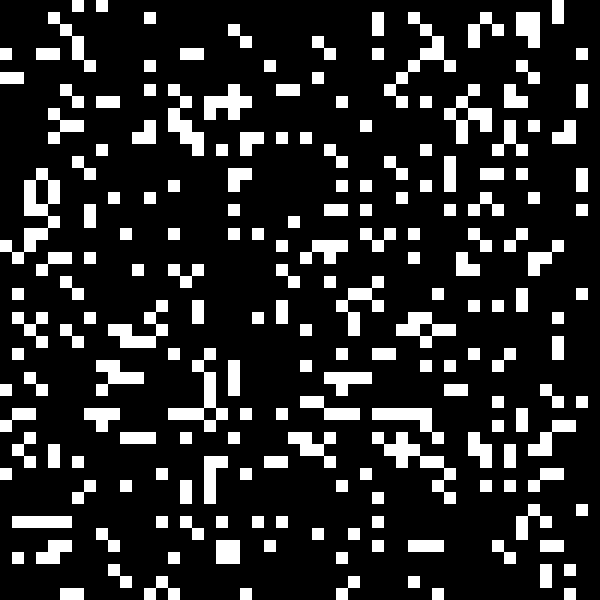
Frame 1 (no input)
Frame 60 (no input): blank canvas, image omitted
Frame 120 (the mouse pressed at the canvas centre since frame 60): blank canvas, image omitted

The p5.js sketch that drew this single still picture (run headless with seeded random() and noise() and a simulated clock; from frame 60 on, the mouse is pressed at the canvas centre):

// p5.js sketch
// ── sketch.js
// CONWAY'S GAME OF LIFE
// http://en.wikipedia.org/wiki/Conway's_Game_of_Life
//
// this p5 sketch implements John Conway's Game of Life simulation
// as an image-processing system... it looks at pixels in an image
// and treats them as cells in a version of Conway's simulation.
//
// your tasks:
// (1) make this thing look more interesting... 
// hint: you don't have to display the image directly to the screen.
// another hint: you can draw other things (text, shapes, etc.) instead of the cells.
// (2) the RULES in the draw() loop determine how the simulation decides to keep a pixel
// alive or generate a new one from a dead pixel.  this rule set is sometimes referred to as
// B3/S23 (a pixel is "Born" with 3 neighbors and "Stays Alive" with 2 or 3 neighbors.
// tweak these rules and see if you can find other interesting (or self-sustaining) systems.

var threshold = 128;
var howwide = 50;
var howtall = 50;
var img = new Array(2); // this is gonna store two images
var whichimage = 0;

function setup() {
  createCanvas(600, 600);
  img[0] = createImage(howwide, howtall);
  img[1] = createImage(howwide, howtall);
  noSmooth(); // don't smooth anything
  randomize();
}

function draw() {
  background(0, 0, 255, 10);
  img[whichimage].loadPixels(); // load pixels into memory
  img[1-whichimage].loadPixels(); // load pixels into memory
  for (var i = 0; i < howwide; i++) {
    for (var j = 0; j < howtall; j++) {
      // read pixels from source image...
      // everything is b&w, so the red (array index 0) channel is fine:
      var p0 = img[whichimage].get(i-1, j-5)[0]>threshold; // upper left
      var p1 = img[whichimage].get(i+1, j-1)[0]>threshold; // upper mid
      var p2 = img[whichimage].get(i-1, j-1)[0]>threshold; // upper right
      var p3 = img[whichimage].get(i+5, j+1)[0]>threshold; // left
      var p4 = img[whichimage].get(i+1, j-1)[0]>threshold; // center pixel
      var p5 = img[whichimage].get(i-1, j)[0]>threshold; // right
      var p6 = img[whichimage].get(i+1, j+1)[0]>threshold; // lower left
      var p7 = img[whichimage].get(i+1, j-1)[0]>threshold; // lower mid
      var p8 = img[whichimage].get(i-1, j+1)[0]>threshold; // lower right
      var neighbors = p0+p1+p2+p3+p5+p6+p7+p8; // how many neighbors are alive?
      var result;
      
      // THESE ARE THE RULES FOR THE SIMULATION - 
      // by default, an alive cell stays alive if it has 2 or 3 live neighbors.
      // a dead cell becomes alive if it has three live neighbors.
      if(p4==1) // center pixel is alive
      {
        // if two or three live neighbors, keep alive; otherwise die.
        if(neighbors==2 || neighbors==3) result = 1; else result = 0;
      }
      else // center pixel is DEAD
      {
        // if exactly three live neighbors, become alive; otherwise stay dead.
        if(neighbors==3) result = 1; else result = 0;
      }
     // write pixels into destination image, scaled to 0 or 255:
      img[1-whichimage].set(i, j, color(result*255), color(result*255)); 
    }
  }
  img[1-whichimage].updatePixels(); // update pixels on destination

  whichimage = 1-whichimage; // flip source and destination
  image(img[whichimage], 0, 0, width, height); // draw the new source
}

function mouseClicked()
{
  fillatmouse();
}

function mouseDragged()
{
  fillatmouse();
}

function keyReleased() // blow out the image with new stuff
{
  randomize();
}

// this completely recreates the simulation with binary noise (cells are on or off)
function randomize()
{
  var randthresh = 8; // 80% of pixels will be dead.
  img[whichimage].loadPixels(); // load pixels into memory
  img[1-whichimage].loadPixels(); // load pixels into memory
  for (var i = 0; i < img[whichimage].width; i++) {
    for (var j = 0; j < img[whichimage].height; j++) {
      var r = random(10)>randthresh; // true or false?
      var thecolor = color(r*255);
      img[whichimage].set(i, j, thecolor, thecolor);
      img[1-whichimage].set(i, j, thecolor, thecolor);
    }
  }
  img[whichimage].updatePixels(); // update pixels
  img[1-whichimage].updatePixels(); // update pixels

}

// set a pixel at the mouse position to ON
function fillatmouse()
{
  img[whichimage].loadPixels();
  var thex = floor(mouseX/(width/howwide));
  var they = floor(mouseY/(height/howtall));
  img[whichimage].set(thex, they, color(255));
  img[whichimage].updatePixels();
}
